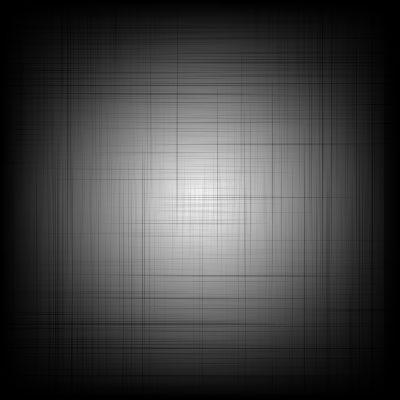
Frame 1 (no input)
Frame 60 (the mouse pressed at the canvas centre just before this capture): identical to frame 1, image omitted
Frame 120 (the mouse held since frame 60 and released just before this capture): identical to frame 1, image omitted

The Processing sketch that drew this single still picture (run headless with seeded random() and noise(); from frame 60 on, the mouse is pressed at the canvas centre):

// Processing sketch: interpolation2D_v1_0
// ── interpolation2D_v1_0.pde
float[][] gridS;
float[][] yxgridS;

float monty_carlo(float min, float max){
  float r1 = random(min,max);
  float r2 = random(min,max);
  if(r1 < r2){
    return r1;
  }
  return r2;
}

void setup(){
  size(400,400);
  gridS = new float[width][height];
  yxgridS = new float[width][height];
  for(int i = 1;i < width-1;i++){
    for(int j = 1;j < height-1;j++){
      gridS[i][j] = -1;
    }
  }
  for(int i = 0;i < 5000;i++){
    int xr = floor(random(1,width-1));
    int yr = floor(random(1,height-1));
    float value = map(dist(200,200,xr,yr),200,0,0,255);
    if(monty_carlo(0,255)>value){
      continue;
    }
    gridS[xr][yr] = value;
  }
  for(int i = 0;i < gridS.length;i++){
    for(int j = 0;j < gridS[i].length;j++){
      yxgridS[i][j] = gridS[i][j];
    }
  }
  ////
  for(int i = 0;i < gridS[0].length;i++){//solving y of xygrid
    float[] col = new float[gridS.length];
    for(int j = 0;j < gridS.length;j++){
      col[j] = gridS[j][i];
    }
    boolean continueT = false;
    for(int j = 1;j < col.length-1;j++){//test for black line
      if(col[j] != -1){
        continueT = true;
      }
    }
    if(!continueT){
      continue;
    }
    int lastIndex = 0;
    for(int j = 1;j < col.length;j++){
      if(col[j] != -1){
        float m = (col[j]-col[lastIndex])/(j-lastIndex);
        for(int k = lastIndex;k < j;k++){
          int relaPos = k-lastIndex;
          float change = m*relaPos;
          yxgridS[k][i] = change+col[lastIndex];
        }
        lastIndex = j;
      }
    }
  }
  ////
  for(int i = 0;i < gridS.length;i++){//solving x of xygrid
    float[] row = yxgridS[i];
    int lastIndex = 0;
    for(int j = 1;j < row.length;j++){
      if(row[j] != -1){
        float m = (row[j]-row[lastIndex])/(j-lastIndex);
        for(int k = lastIndex;k < j;k++){
          int relaPos = k-lastIndex;
          float change = m*relaPos;
          yxgridS[i][k] = change+row[lastIndex];
        }
        lastIndex = j;
      }
    }
  }
  ////
  for(int i = 0;i < gridS.length;i++){//solving x of xygrid
    float[] row = gridS[i];
    boolean continueT = false;
    for(int j = 1;j < row.length-1;j++){//test for black line
      if(row[j] != -1){
        continueT = true;
      }
    }
    if(!continueT){
      continue;
    }
    int lastIndex = 0;
    for(int j = 1;j < row.length;j++){
      if(row[j] != -1){
        float m = (row[j]-row[lastIndex])/(j-lastIndex);
        for(int k = lastIndex;k < j;k++){
          int relaPos = k-lastIndex;
          float change = m*relaPos;
          gridS[i][k] = change+row[lastIndex];
        }
        lastIndex = j; //<>// //<>// //<>// //<>// //<>//
      }
    }
  }
  ////
  for(int i = 0;i < gridS[0].length;i++){//solving y of xygrid
    float[] col = new float[gridS.length];
    for(int j = 0;j < gridS.length;j++){
      col[j] = gridS[j][i];
    }
    int lastIndex = 0;
    for(int j = 1;j < col.length;j++){
      if(col[j] != -1){
        float m = (col[j]-col[lastIndex])/(j-lastIndex);
        for(int k = lastIndex;k < j;k++){
          int relaPos = k-lastIndex;
          float change = m*relaPos;
          gridS[k][i] = change+col[lastIndex];
        }
        lastIndex = j;
      }
    }
  }
  //average the two grids
  for(int i = 0;i < gridS.length;i++){
    for(int j = 0;j < gridS[i].length;j++){
      gridS[i][j] = (gridS[i][j]+yxgridS[i][j])/2;
    }
  }
}

void draw(){
  background(255);
  for(int i = 0;i < gridS.length;i++){
    for(int j = 0;j < gridS[i].length;j++){
      if(gridS[i][j]!=-1){
        noStroke();
        fill(gridS[i][j]);
        rect(j,i,1,1);
      }
    }
  }
}
